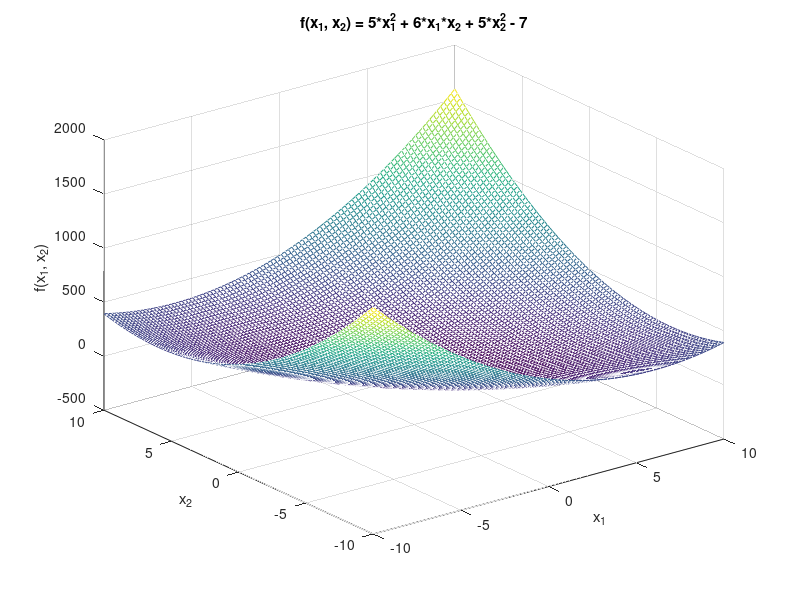
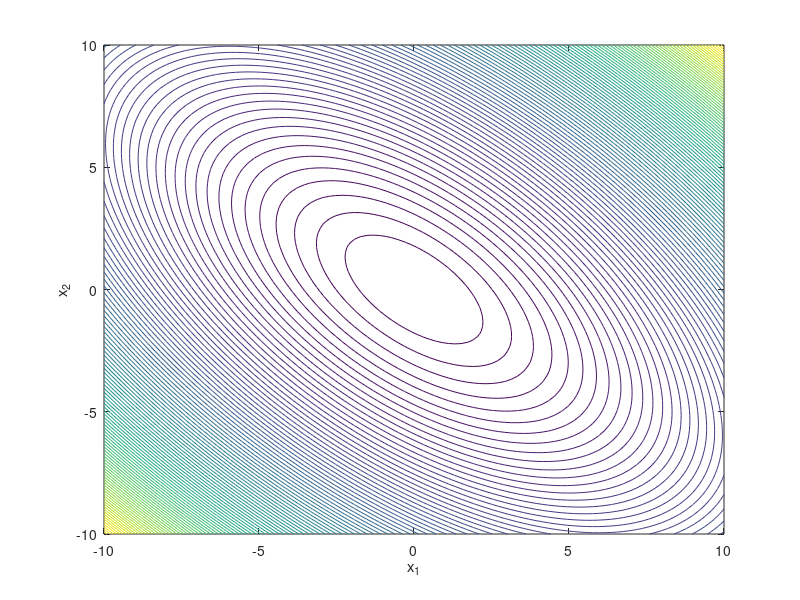

The MATLAB source for these figures, in order: (Note: this script raises an error after producing the figures.)
% Author: Kovács Bálint-Hunor (Informatika III.) 2023
clear all %#ok<CLALL>
close all
clc

% II. rendű gradiens számítás
% Newton-Raphson módszer

f = @(x) 5*x(1).^2 + 6*x(1).*x(2) + 5*x(2).^2 - 7;

% plot mesh es contour
F = @(x1, x2) 5*x1.^2 + 6*x1.*x2 + 5*x2.^2 - 7;
x1 = linspace(-10, 10, 100);
x2 = linspace(-10, 10, 100);

[X, Y] = meshgrid(x1, x2);
Z = F(X, Y);

figure(1);
mesh(X, Y, Z);
xlabel('x_1');
ylabel('x_2');
zlabel('f(x_1, x_2)');
title('f(x_1, x_2) = 5*x_1^2 + 6*x_1*x_2 + 5*x_2^2 - 7');

figure(2);
contour(X, Y, Z, 100);
xlabel('x_1');
ylabel('x_2');


max_iteration = 1000;
figure(2);
x = ginput(1)';
hold on;
plot(x(1), x(2), 'r*');

% step size
S = 1;
h = 1e-3;

e1 = 1e-6;
e2 = 1e-6; % tolX
e3 = 1e-6; % tolFun

iteration_counter = 0;
minimum_iterations = [x];


while true
    current_gradient = gr(f, h, x(:,1));
    H = hess_f(f, h, x(:,1));
    M = -inv(H)*current_gradient;
    x = x + S*M;
    
    % append the new point to minimum_iterations
    minimum_iterations = [minimum_iterations x];
    
    % plot the new point on the contour and on the mesh
    figure(1)
    hold on;
    plot3(x(1), x(2), f(x), 'r*');
    
    figure(2)
    hold on;
    plot(x(1), x(2), 'r*');
    
    if norm(current_gradient) < e1
        break;
    end
    
    if norm(M) < e2
        break;
    end
    
    if iteration_counter > max_iteration
        break;
    end
    
    iteration_counter = iteration_counter + 1;
end

% plot the minimum point
figure(1)
hold on;
plot3(x(1), x(2), f(x), 'g*');

figure(2)
hold on;
plot(x(1), x(2), 'g*');

% Plot the minimum iterations as a line
figure(2)
hold on;
plot(minimum_iterations(1, :), minimum_iterations(2, :), 'b-');

figure(1)
hold on;
% Evaluate the function for each point separately
f_values = arrayfun(@(i) f(minimum_iterations(:, i)), 1:size(minimum_iterations, 2));
plot3(minimum_iterations(1, :), minimum_iterations(2, :), f_values, 'b-');

% Print the minimum point
fprintf('Minimum point: x1 = %.4f, x2 = %.4f, f(x1, x2) = %.4f\n', x(1), x(2), f(x));


